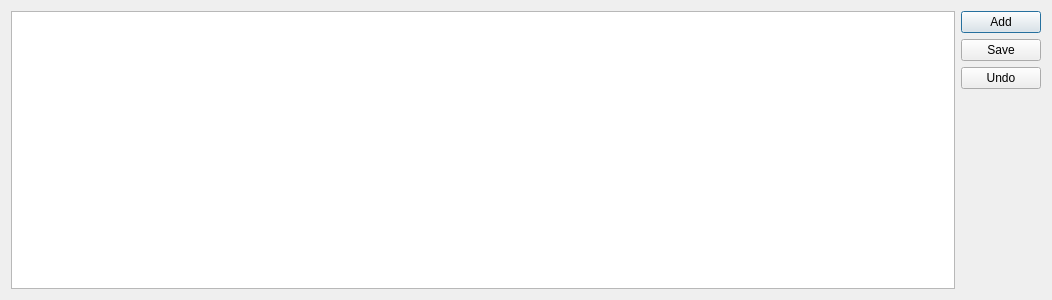
<?xml version="1.0" encoding="UTF-8"?>
<ui version="4.0">
 <class>ParamSettingDialog</class>
 <widget class="QDialog" name="ParamSettingDialog">
  <property name="geometry">
   <rect>
    <x>0</x>
    <y>0</y>
    <width>1052</width>
    <height>300</height>
   </rect>
  </property>
  <property name="windowTitle">
   <string>参数设置</string>
  </property>
  <layout class="QHBoxLayout" name="horizontalLayout">
   <item>
    <widget class="QTableView" name="paramTableView">
     <property name="contextMenuPolicy">
      <enum>Qt::ActionsContextMenu</enum>
     </property>
    </widget>
   </item>
   <item>
    <layout class="QVBoxLayout" name="verticalLayout">
     <item>
      <widget class="QPushButton" name="addPushButton">
       <property name="text">
        <string>Add</string>
       </property>
      </widget>
     </item>
     <item>
      <widget class="QPushButton" name="savePushButton">
       <property name="text">
        <string>Save</string>
       </property>
      </widget>
     </item>
     <item>
      <widget class="QPushButton" name="undoPushButton">
       <property name="text">
        <string>Undo</string>
       </property>
      </widget>
     </item>
     <item>
      <spacer name="verticalSpacer">
       <property name="orientation">
        <enum>Qt::Vertical</enum>
       </property>
       <property name="sizeHint" stdset="0">
        <size>
         <width>20</width>
         <height>40</height>
        </size>
       </property>
      </spacer>
     </item>
    </layout>
   </item>
  </layout>
 </widget>
 <resources/>
 <connections/>
</ui>
